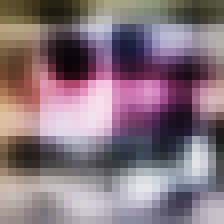
#> input picture generate/cf_st_hvae/0.png, 28 x 28 px (shown 8 times larger); its folder holds 3 pictures in this run
$ python gen_collage.py
#> lines starting #> are read from the running program, lines starting #| are printed output that depends on the picture
import cv2
from glob import glob
import os
import numpy as np

def genimg(dirname, padding=4):
#> called with dirname = './generate/cf_st_hvae', padding = 4
    imgs = glob(dirname + '/*')

    imgs = sorted(imgs)

    imgs = [cv2.imread(img) for img in imgs]
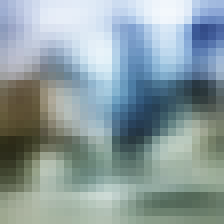
#> input picture generate/cf_st_hvae/1.png, 28 x 28 px (shown 8 times larger)
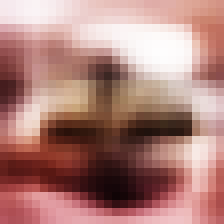
#> input picture generate/cf_st_hvae/10.png, 28 x 28 px (shown 8 times larger)
#> imgs = 3 items
    try:
        imh, imw, imc = imgs[0].shape
#> imh = 28; imw = 28; imc = 3
    except Exception as e:
        print('eh')

    vpadding = np.full((padding, imw, 3), 255, dtype=np.uint8)

    result = []
    for i in range(4):
        stacked_result = np.ndarray((7,), dtype=np.ndarray)
        for k in range(4):
            stacked_result[k * 2] = imgs[i + 4 * k]
        stacked_result[1] = vpadding
        stacked_result[3] = vpadding
        stacked_result[5] = vpadding

        result.append(np.vstack(stacked_result))
#> after the loop, result = []

    alh = result[0].shape[0]
    hpadding = np.full((alh, padding, 3), 255, dtype = np.uint8)
    stacked = [result[0], hpadding, result[1], hpadding, result[2], hpadding, result[3]]

    result = np.hstack(stacked)

    return result


if __name__ == '__main__':
    dirs = glob('./generate/*')

    out = './gen_out'
    if not os.path.exists(out):
        os.makedirs(out)

    for dir in dirs:
        dirname = os.path.basename(dir)
#> (the run stopped early here; a loop or call above may not have finished)
